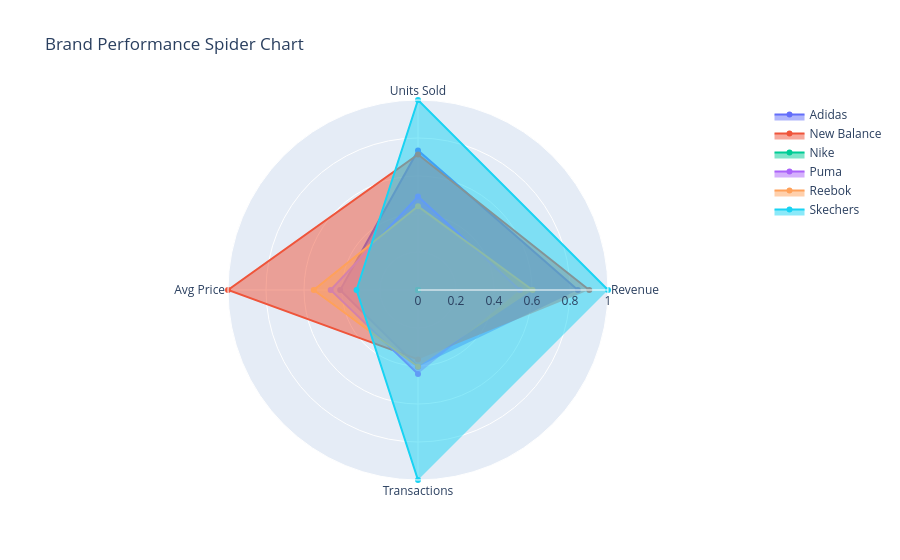

Notebook code cell kept with this figure:
### Code cell
# Calculate metrics for each brand
brand_metrics = df.groupby('Brand').agg({
    'Revenue_USD': 'sum',
    'Units_Sold': 'sum',
    'Price_$': 'mean',
    'Sale_ID': 'count'
}).reset_index()

# Normalize metrics for radar chart
metrics = ['Revenue_USD', 'Units_Sold', 'Price_$', 'Sale_ID']
brand_metrics_norm = brand_metrics.copy()
for metric in metrics:
    brand_metrics_norm[metric] = (brand_metrics[metric] - brand_metrics[metric].min()) / \
                                  (brand_metrics[metric].max() - brand_metrics[metric].min())

fig = go.Figure()
for brand in brand_metrics_norm['Brand'].unique():
    brand_data = brand_metrics_norm[brand_metrics_norm['Brand'] == brand]
    fig.add_trace(go.Scatterpolar(
        r=brand_data[metrics].values[0],
        theta=['Revenue', 'Units Sold', 'Avg Price', 'Transactions'],
        fill='toself',
        name=brand
    ))

fig.update_layout(
    polar=dict(radialaxis=dict(visible=True, range=[0, 1])),
    title='Brand Performance Spider Chart',
    showlegend=True
)
fig.show()

### Figure 1 — Plotly figure (JSON) as saved in the notebook; plotly's stock layout.template omitted (floating-point values rounded to 4 significant figures)
{"data": [{"fill": "toself", "name": "Adidas", "r": [0.8412, 0.7346, 0.4096, 0.4038], "theta": ["Revenue", "Units Sold", "Avg Price", "Transactions"], "type": "scatterpolar"}, {"fill": "toself", "name": "New Balance", "r": [0.9013, 0.7135, 1.0, 0.3654], "theta": ["Revenue", "Units Sold", "Avg Price", "Transactions"], "type": "scatterpolar"}, {"fill": "toself", "name": "Nike", "r": [0.0, 0.0, 0.0, 0.0], "theta": ["Revenue", "Units Sold", "Avg Price", "Transactions"], "type": "scatterpolar"}, {"fill": "toself", "name": "Puma", "r": [0.5364, 0.4923, 0.4596, 0.4423], "theta": ["Revenue", "Units Sold", "Avg Price", "Transactions"], "type": "scatterpolar"}, {"fill": "toself", "name": "Reebok", "r": [0.6028, 0.4404, 0.5487, 0.4038], "theta": ["Revenue", "Units Sold", "Avg Price", "Transactions"], "type": "scatterpolar"}, {"fill": "toself", "name": "Skechers", "r": [1.0, 1.0, 0.3233, 1.0], "theta": ["Revenue", "Units Sold", "Avg Price", "Transactions"], "type": "scatterpolar"}], "layout": {"polar": {"radialaxis": {"range": [0, 1], "visible": true}}, "showlegend": true, "title": {"text": "Brand Performance Spider Chart"}}}
